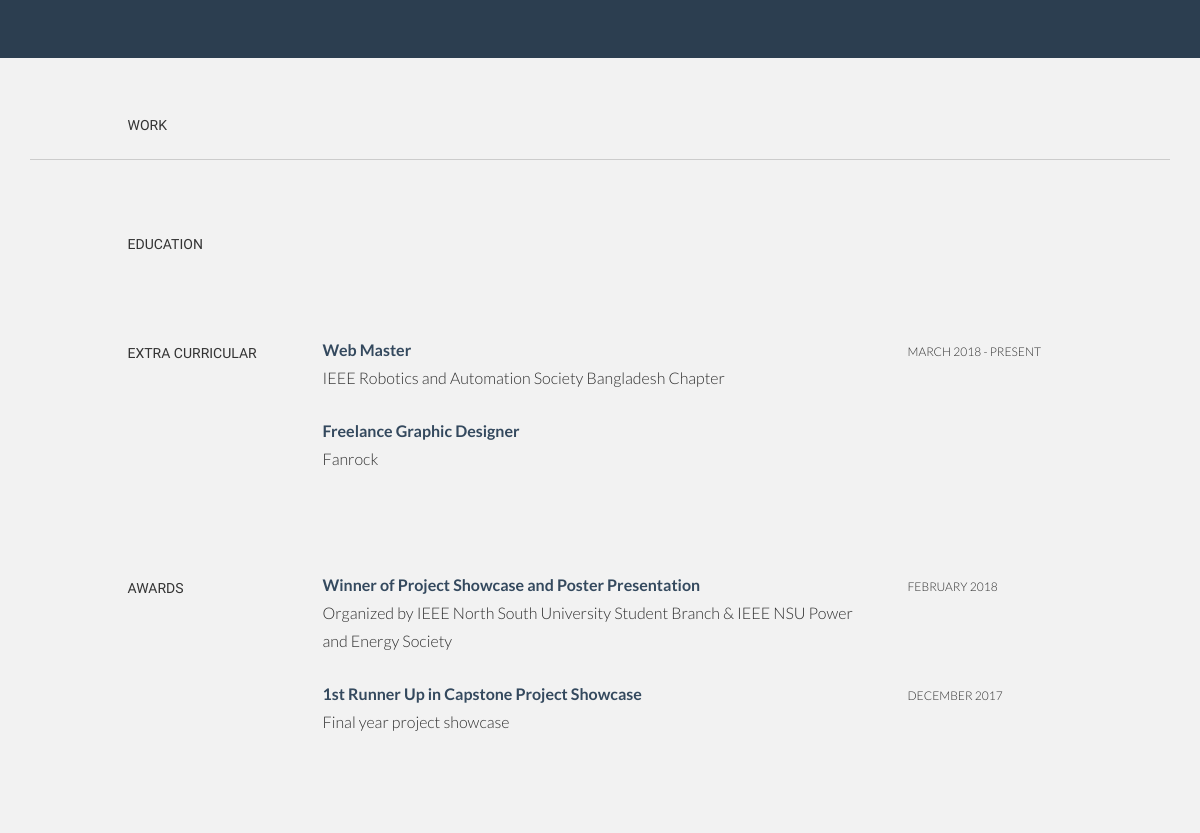
The app's page / (middle part), older data.
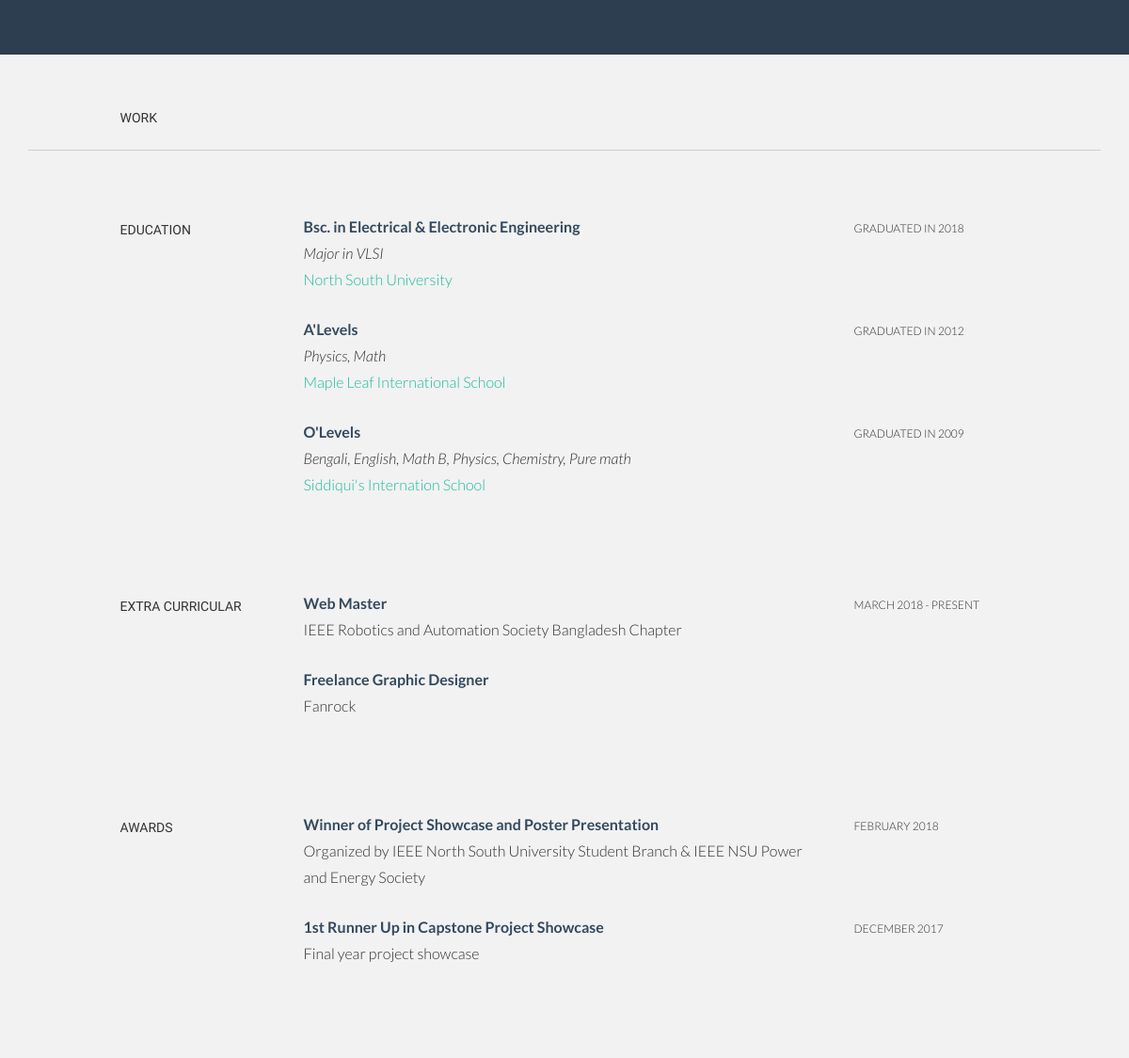
The same page, newer data.
### portfolio/models.py (models this page shows, shortened)
class Education(models.Model):
    degree = models.CharField(verbose_name="Degree", max_length = 100)
    major = models.CharField(verbose_name="Major", max_length=100, blank= True)
    institution = models.CharField(max_length=50)
    institutionURL= models.URLField(blank= True)
    from_year = models.CharField(verbose_name="From", max_length = 10, blank= True)
    to_year = models.CharField(verbose_name="To", max_length = 10)
    CGPA = models.DecimalField(decimal_places = 2, max_digits=3, blank = True, default = 0)
    scale = models.IntegerField(blank= True, default= 0)

### portfolio/views.py (the view, shortened to what this page needs)
# urls.py: path('', views.Index.as_view(), name='index'),
class Index(View):
    context={}
    def get(self, request):
        self.context['form'] = ContactForm()
        self.context['education']=Education.objects.all()
        self.context['works']=Work.objects.all()
        self.context['hardwares']=Hardware.objects.all()
        self.context['softwares']=Software.objects.all()
        self.context['others']=Others.objects.all()
        return render(request, 'portfolio/index.html', self.context)

### portfolio/templates/portfolio/index.html (shortened to what the changed rows need)
{% load static %}
<!DOCTYPE html>
<html lang="en">
<head>
    <link href="{% static 'lib/bootstrap/css/bootstrap.min.css' %}" rel="stylesheet">
    <link href="{% static 'lib/font-awesome/css/font-awesome.min.css' %}" rel="stylesheet">
    <link href="{% static 'css/style.css' %}" rel="stylesheet">
</head>
<body data-spy="scroll" data-offset="64" data-target="#section-topbar">
    <section id="resume" name="resume">
            <div class="container desc">
                <div class="row">
                    {% for school in education %}
                    {% if forloop.first %}
                    <div class="col-lg-6">
                        {% else %}
                        <div class="col-lg-6 col-lg-offset-3">
                            {% endif %}
                            <p>
                                <t>{{ school.degree }}</t><br /><i>{{ school.major }}</i> <br /> <a
                                    {% if school.institutionURL %} href={{ school.institutionURL }} target="_blank"
                                    {% endif %}>{{ school.institution}}</a>
                            </p>
                        </div>
                        <div class="col-lg-3">
                            <p>
                                <sm>GRADUATED IN {{ school.to_year }}</sm><br />
                            </p>
                        </div>
                        {% endfor %}
                    </div>
                    <br>
                </div>
                <br>
    </section>
</body>
</html>

Row changes from the older to the newer data that the page shows:
added Education: degree "Bsc. in Electrical & Electronic Engineering", major "Major in VLSI", institution "North South University", to_year "2018"
added Education: degree "A'Levels", major "Physics, Math", institution "Maple Leaf International School", to_year "2012"
added Education: degree "O'Levels", major "Bengali, English, Math B, Physics, Chemistry, Pure math", institution "Siddiqui's Internation School", to_year "2009"
